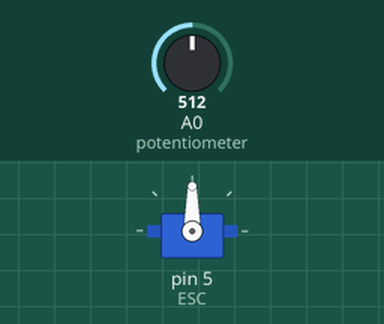
Simulated run of this sketch. Board: Arduino Uno, built with avr-gcc and run on an emulated ATmega328P. On the bench: servo. Inputs (shaded band) come from the test bench; at power-on: A0 (potentiometer) = 512. What the sketch prints to the serial monitor is not drawn.

Above: at 1.3 s.
1.4 s: A0 (potentiometer) set to 716
At 1.9 s:
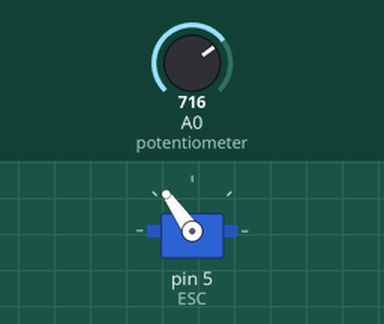
2.9 s: A0 (potentiometer) set to 900
At 4.1 s:
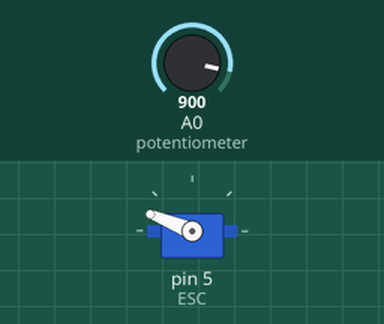
4.4 s: A0 (potentiometer) set to 1023
At 5.4 s:
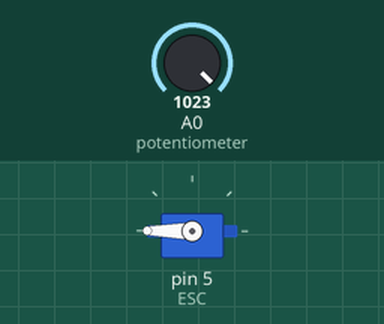
5.9 s: A0 (potentiometer) set to 306
At 6.6 s:
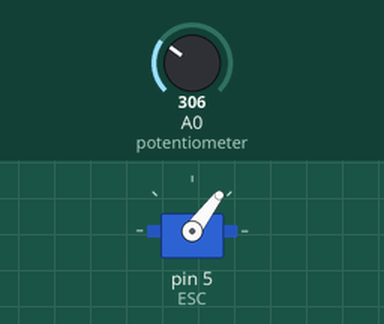
7.4 s: A0 (potentiometer) set to 122
At 7.7 s:
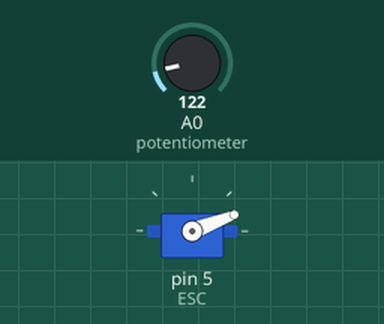
8.9 s: A0 (potentiometer) set to 0
At 10.0 s:
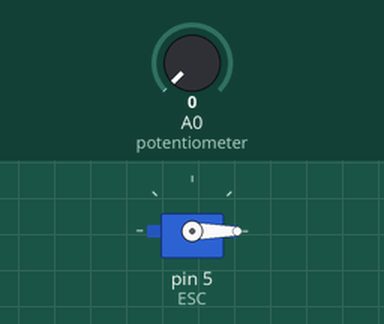
Timing chart, 0 to 11.4 s (numbered marks = the images above; inputs shaded):
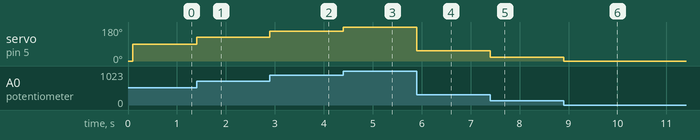

Measured:
- after the input at 1.4 s, servo on pin 5 (ESC): 90° → 125° at once
- after the input at 2.9 s, servo on pin 5 (ESC): 125° → 158° at once
- after the input at 4.4 s, servo on pin 5 (ESC): 158° → 180° at once
- after the input at 5.9 s, servo on pin 5 (ESC): 180° → 53° at once
- after the input at 7.4 s, servo on pin 5 (ESC): 53° → 21° at once
- after the input at 8.9 s, servo on pin 5 (ESC): 21° → 0° at once

The sketch:

BrushlessMotorControl.ino
```cpp
#include <Servo.h>
Servo ESC;     // create servo object to control the ESC
int potValue;  // value from the analog pin

void setup() {
  Serial.begin(115200);
  // Attach the ESC on pin 9
  ESC.attach(5,1000,2000); // (pin, min pulse width, max pulse width in microseconds)
  ESC.write(0);    // Send the signal to the ESC
  delay(100);
}

void loop() {

  potValue = analogRead(A0);   // reads the value of the potentiometer (value between 0 and 1023)
  potValue = map(potValue, 0, 1023, 0, 180);   // scale it to use it with the servo library (value between 0 and 180)
  ESC.write(potValue);
  Serial.println(potValue);


}
```
